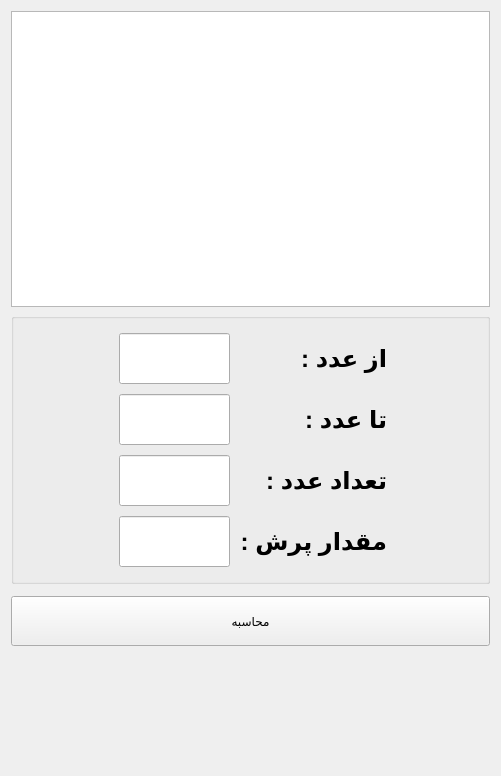
      <widget class="QWidget" name="page_number">
       <layout class="QVBoxLayout" name="verticalLayout_2" stretch="100,90,2,1,40">
        <item>
         <widget class="QTextEdit" name="Display_2">
          <property name="font">
           <font>
            <family>Segoe UI</family>
            <pointsize>20</pointsize>
            <bold>true</bold>
           </font>
          </property>
          <property name="readOnly">
           <bool>true</bool>
          </property>
         </widget>
        </item>
        <item>
         <widget class="QGroupBox" name="groupBox_3">
          <property name="title">
           <string/>
          </property>
          <layout class="QGridLayout" name="gridLayout_5" columnstretch="1,3,1">
           <item row="2" column="1">
            <spacer name="verticalSpacer_6">
             <property name="orientation">
              <enum>Qt::Vertical</enum>
             </property>
             <property name="sizeHint" stdset="0">
              <size>
               <width>20</width>
               <height>1</height>
              </size>
             </property>
            </spacer>
           </item>
           <item row="1" column="0">
            <spacer name="horizontalSpacer_9">
             <property name="orientation">
              <enum>Qt::Horizontal</enum>
             </property>
             <property name="sizeHint" stdset="0">
              <size>
               <width>40</width>
               <height>20</height>
              </size>
             </property>
            </spacer>
           </item>
           <item row="1" column="1">
            <layout class="QGridLayout" name="gridLayout_3" columnstretch="100,0">
             <property name="leftMargin">
              <number>5</number>
             </property>
             <property name="topMargin">
              <number>5</number>
             </property>
             <property name="bottomMargin">
              <number>5</number>
             </property>
             <property name="spacing">
              <number>10</number>
             </property>
             <item row="0" column="0">
              <widget class="QLineEdit" name="leStart">
               <property name="minimumSize">
                <size>
                 <width>0</width>
                 <height>51</height>
                </size>
               </property>
               <property name="font">
                <font>
                 <family>Segoe UI</family>
                 <pointsize>19</pointsize>
                 <bold>true</bold>
                </font>
               </property>
              </widget>
             </item>
             <item row="1" column="1">
              <widget class="QLabel" name="label_2">
               <property name="font">
                <font>
                 <family>Segoe UI</family>
                 <pointsize>18</pointsize>
                 <bold>true</bold>
                </font>
               </property>
               <property name="text">
                <string>تا عدد :</string>
               </property>
              </widget>
             </item>
             <item row="2" column="1">
              <widget class="QLabel" name="label_3">
               <property name="font">
                <font>
                 <family>Segoe UI</family>
                 <pointsize>18</pointsize>
                 <bold>true</bold>
                </font>
               </property>
               <property name="text">
                <string>تعداد عدد :</string>
               </property>
              </widget>
             </item>
             <item row="2" column="0">
              <widget class="QLineEdit" name="leNumber">
               <property name="minimumSize">
                <size>
                 <width>0</width>
                 <height>51</height>
                </size>
               </property>
               <property name="font">
                <font>
                 <family>Segoe UI</family>
                 <pointsize>19</pointsize>
                 <bold>true</bold>
                </font>
               </property>
              </widget>
             </item>
             <item row="3" column="0">
              <widget class="QLineEdit" name="leJump">
               <property name="minimumSize">
                <size>
                 <width>0</width>
                 <height>51</height>
                </size>
               </property>
               <property name="font">
                <font>
                 <family>Segoe UI</family>
                 <pointsize>19</pointsize>
                 <bold>true</bold>
                </font>
               </property>
              </widget>
             </item>
             <item row="3" column="1">
              <widget class="QLabel" name="label_4">
               <property name="font">
                <font>
                 <family>Segoe UI</family>
                 <pointsize>18</pointsize>
                 <bold>true</bold>
                </font>
               </property>
               <property name="text">
                <string>مقدار پرش :</string>
               </property>
              </widget>
             </item>
             <item row="0" column="1">
              <widget class="QLabel" name="label">
               <property name="font">
                <font>
                 <family>Segoe UI</family>
                 <pointsize>18</pointsize>
                 <bold>true</bold>
                </font>
               </property>
               <property name="text">
                <string>از عدد :</string>
               </property>
              </widget>
             </item>
             <item row="1" column="0">
              <widget class="QLineEdit" name="leEnd">
               <property name="minimumSize">
                <size>
                 <width>0</width>
                 <height>51</height>
                </size>
               </property>
               <property name="font">
                <font>
                 <family>Segoe UI</family>
                 <pointsize>19</pointsize>
                 <bold>true</bold>
                </font>
               </property>
              </widget>
             </item>
            </layout>
           </item>
           <item row="0" column="1">
            <spacer name="verticalSpacer_5">
             <property name="orientation">
              <enum>Qt::Vertical</enum>
             </property>
             <property name="sizeHint" stdset="0">
              <size>
               <width>20</width>
               <height>1</height>
              </size>
             </property>
            </spacer>
           </item>
           <item row="1" column="2">
            <spacer name="horizontalSpacer_10">
             <property name="orientation">
              <enum>Qt::Horizontal</enum>
             </property>
             <property name="sizeHint" stdset="0">
              <size>
               <width>9</width>
               <height>20</height>
              </size>
             </property>
            </spacer>
           </item>
          </layout>
         </widget>
        </item>
        <item>
         <spacer name="verticalSpacer_2">
          <property name="orientation">
           <enum>Qt::Vertical</enum>
          </property>
          <property name="sizeHint" stdset="0">
           <size>
            <width>20</width>
            <height>40</height>
           </size>
          </property>
         </spacer>
        </item>
        <item>
         <widget class="QPushButton" name="pb_calculation">
          <property name="minimumSize">
           <size>
            <width>0</width>
            <height>50</height>
           </size>
          </property>
          <property name="text">
           <string>محاسبه</string>
          </property>
         </widget>
        </item>
        <item>
         <spacer name="verticalSpacer_4">
          <property name="orientation">
           <enum>Qt::Vertical</enum>
          </property>
          <property name="sizeHint" stdset="0">
           <size>
            <width>20</width>
            <height>187</height>
           </size>
          </property>
         </spacer>
        </item>
       </layout>
      </widget>
